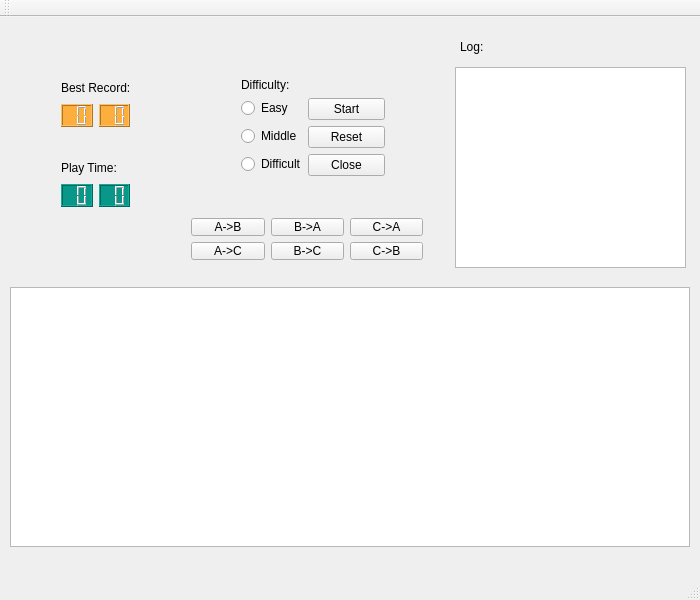
<?xml version="1.0" encoding="UTF-8"?>
<ui version="4.0">
 <class>MainWindow</class>
 <widget class="QMainWindow" name="MainWindow">
  <property name="geometry">
   <rect>
    <x>0</x>
    <y>0</y>
    <width>700</width>
    <height>600</height>
   </rect>
  </property>
  <property name="windowTitle">
   <string>MainWindow</string>
  </property>
  <widget class="QWidget" name="centralWidget">
   <widget class="QGraphicsView" name="graphicsView">
    <property name="geometry">
     <rect>
      <x>10</x>
      <y>270</y>
      <width>680</width>
      <height>260</height>
     </rect>
    </property>
   </widget>
   <widget class="QWidget" name="gridLayoutWidget">
    <property name="geometry">
     <rect>
      <x>180</x>
      <y>190</y>
      <width>254</width>
      <height>64</height>
     </rect>
    </property>
    <layout class="QGridLayout" name="gridLayout_2">
     <item row="0" column="2">
      <widget class="QPushButton" name="ctoaButton">
       <property name="text">
        <string>C-&gt;A</string>
       </property>
      </widget>
     </item>
     <item row="1" column="2">
      <widget class="QPushButton" name="ctobButton">
       <property name="text">
        <string>C-&gt;B</string>
       </property>
      </widget>
     </item>
     <item row="0" column="1">
      <widget class="QPushButton" name="btoaButton">
       <property name="text">
        <string>B-&gt;A</string>
       </property>
      </widget>
     </item>
     <item row="1" column="0">
      <widget class="QPushButton" name="atocButton">
       <property name="text">
        <string>A-&gt;C</string>
       </property>
      </widget>
     </item>
     <item row="0" column="0">
      <widget class="QPushButton" name="atobButton">
       <property name="text">
        <string>A-&gt;B</string>
       </property>
      </widget>
     </item>
     <item row="1" column="1">
      <widget class="QPushButton" name="btocButton">
       <property name="text">
        <string>B-&gt;C</string>
       </property>
      </widget>
     </item>
    </layout>
   </widget>
   <widget class="QWidget" name="gridLayoutWidget_2">
    <property name="geometry">
     <rect>
      <x>230</x>
      <y>50</y>
      <width>166</width>
      <height>124</height>
     </rect>
    </property>
    <layout class="QFormLayout" name="formLayout_2">
     <item row="0" column="0">
      <widget class="QLabel" name="labelDifficulty">
       <property name="text">
        <string>Difficulty:</string>
       </property>
      </widget>
     </item>
     <item row="1" column="0">
      <widget class="QRadioButton" name="easyRadioButton">
       <property name="text">
        <string>Easy</string>
       </property>
      </widget>
     </item>
     <item row="1" column="1">
      <widget class="QPushButton" name="startButton">
       <property name="text">
        <string>Start</string>
       </property>
      </widget>
     </item>
     <item row="2" column="0">
      <widget class="QRadioButton" name="middleRadioButton">
       <property name="text">
        <string>Middle</string>
       </property>
      </widget>
     </item>
     <item row="2" column="1">
      <widget class="QPushButton" name="resetButton">
       <property name="text">
        <string>Reset</string>
       </property>
      </widget>
     </item>
     <item row="3" column="0">
      <widget class="QRadioButton" name="difficultRadioButton">
       <property name="text">
        <string>Difficult</string>
       </property>
      </widget>
     </item>
     <item row="3" column="1">
      <widget class="QPushButton" name="closeButton">
       <property name="text">
        <string>Close</string>
       </property>
      </widget>
     </item>
    </layout>
   </widget>
   <widget class="QWidget" name="verticalLayoutWidget">
    <property name="geometry">
     <rect>
      <x>50</x>
      <y>50</y>
      <width>91</width>
      <height>71</height>
     </rect>
    </property>
    <layout class="QGridLayout" name="gridLayout">
     <item row="0" column="0">
      <widget class="QLabel" name="label">
       <property name="text">
        <string>Best Record:</string>
       </property>
      </widget>
     </item>
     <item row="1" column="0">
      <layout class="QHBoxLayout" name="horizontalLayout">
       <item>
        <widget class="QLCDNumber" name="lcdNumberBestMin">
         <property name="styleSheet">
          <string notr="true">background-color: rgb(252, 175, 62);</string>
         </property>
         <property name="digitCount">
          <number>2</number>
         </property>
        </widget>
       </item>
       <item>
        <widget class="QLCDNumber" name="lcdNumberBestSec">
         <property name="styleSheet">
          <string notr="true">background-color: rgb(252, 175, 62);</string>
         </property>
         <property name="digitCount">
          <number>2</number>
         </property>
        </widget>
       </item>
      </layout>
     </item>
    </layout>
   </widget>
   <widget class="QWidget" name="verticalLayoutWidget_2">
    <property name="geometry">
     <rect>
      <x>50</x>
      <y>130</y>
      <width>91</width>
      <height>71</height>
     </rect>
    </property>
    <layout class="QVBoxLayout" name="verticalLayout_2">
     <item>
      <widget class="QLabel" name="labelTime">
       <property name="text">
        <string>Play Time:</string>
       </property>
      </widget>
     </item>
     <item>
      <layout class="QHBoxLayout" name="horizontalLayout_2">
       <item>
        <widget class="QLCDNumber" name="lcdNumberMin">
         <property name="styleSheet">
          <string notr="true">background-color: rgb(8, 151, 137);</string>
         </property>
         <property name="digitCount">
          <number>2</number>
         </property>
        </widget>
       </item>
       <item>
        <widget class="QLCDNumber" name="lcdNumberSec">
         <property name="styleSheet">
          <string notr="true">background-color: rgb(8, 151, 137);</string>
         </property>
         <property name="digitCount">
          <number>2</number>
         </property>
        </widget>
       </item>
      </layout>
     </item>
    </layout>
   </widget>
   <widget class="QTextBrowser" name="textBrowser">
    <property name="geometry">
     <rect>
      <x>455</x>
      <y>50</y>
      <width>231</width>
      <height>201</height>
     </rect>
    </property>
   </widget>
   <widget class="QLabel" name="labelLog">
    <property name="geometry">
     <rect>
      <x>460</x>
      <y>20</y>
      <width>41</width>
      <height>20</height>
     </rect>
    </property>
    <property name="text">
     <string>Log:</string>
    </property>
   </widget>
   <widget class="QLabel" name="labelKeyInput">
    <property name="geometry">
     <rect>
      <x>492</x>
      <y>20</y>
      <width>191</width>
      <height>20</height>
     </rect>
    </property>
    <property name="text">
     <string/>
    </property>
   </widget>
  </widget>
  <widget class="QMenuBar" name="menuBar">
   <property name="geometry">
    <rect>
     <x>0</x>
     <y>0</y>
     <width>700</width>
     <height>25</height>
    </rect>
   </property>
  </widget>
  <widget class="QToolBar" name="mainToolBar">
   <attribute name="toolBarArea">
    <enum>TopToolBarArea</enum>
   </attribute>
   <attribute name="toolBarBreak">
    <bool>false</bool>
   </attribute>
  </widget>
  <widget class="QStatusBar" name="statusBar"/>
 </widget>
 <layoutdefault spacing="6" margin="11"/>
 <resources/>
 <connections>
  <connection>
   <sender>closeButton</sender>
   <signal>clicked()</signal>
   <receiver>MainWindow</receiver>
   <slot>close()</slot>
   <hints>
    <hint type="sourcelabel">
     <x>394</x>
     <y>174</y>
    </hint>
    <hint type="destinationlabel">
     <x>349</x>
     <y>299</y>
    </hint>
   </hints>
  </connection>
  <connection>
   <sender>startButton</sender>
   <signal>clicked()</signal>
   <receiver>MainWindow</receiver>
   <slot>onStartClicked()</slot>
   <hints>
    <hint type="sourcelabel">
     <x>394</x>
     <y>106</y>
    </hint>
    <hint type="destinationlabel">
     <x>562</x>
     <y>148</y>
    </hint>
   </hints>
  </connection>
  <connection>
   <sender>resetButton</sender>
   <signal>clicked()</signal>
   <receiver>MainWindow</receiver>
   <slot>onResetClicked()</slot>
   <hints>
    <hint type="sourcelabel">
     <x>394</x>
     <y>140</y>
    </hint>
    <hint type="destinationlabel">
     <x>504</x>
     <y>105</y>
    </hint>
   </hints>
  </connection>
  <connection>
   <sender>easyRadioButton</sender>
   <signal>toggled(bool)</signal>
   <receiver>MainWindow</receiver>
   <slot>onEasyToggled(bool)</slot>
   <hints>
    <hint type="sourcelabel">
     <x>286</x>
     <y>104</y>
    </hint>
    <hint type="destinationlabel">
     <x>215</x>
     <y>181</y>
    </hint>
   </hints>
  </connection>
  <connection>
   <sender>middleRadioButton</sender>
   <signal>toggled(bool)</signal>
   <receiver>MainWindow</receiver>
   <slot>onMiddleToggled(bool)</slot>
   <hints>
    <hint type="sourcelabel">
     <x>300</x>
     <y>138</y>
    </hint>
    <hint type="destinationlabel">
     <x>221</x>
     <y>116</y>
    </hint>
   </hints>
  </connection>
  <connection>
   <sender>difficultRadioButton</sender>
   <signal>toggled(bool)</signal>
   <receiver>MainWindow</receiver>
   <slot>onDifficultToggled(bool)</slot>
   <hints>
    <hint type="sourcelabel">
     <x>308</x>
     <y>172</y>
    </hint>
    <hint type="destinationlabel">
     <x>254</x>
     <y>152</y>
    </hint>
   </hints>
  </connection>
  <connection>
   <sender>atobButton</sender>
   <signal>clicked()</signal>
   <receiver>MainWindow</receiver>
   <slot>onAtoBClicked()</slot>
   <hints>
    <hint type="sourcelabel">
     <x>301</x>
     <y>186</y>
    </hint>
    <hint type="destinationlabel">
     <x>188</x>
     <y>244</y>
    </hint>
   </hints>
  </connection>
  <connection>
   <sender>atocButton</sender>
   <signal>clicked()</signal>
   <receiver>MainWindow</receiver>
   <slot>onAtoCClicked()</slot>
   <hints>
    <hint type="sourcelabel">
     <x>310</x>
     <y>244</y>
    </hint>
    <hint type="destinationlabel">
     <x>523</x>
     <y>206</y>
    </hint>
   </hints>
  </connection>
  <connection>
   <sender>btoaButton</sender>
   <signal>clicked()</signal>
   <receiver>MainWindow</receiver>
   <slot>onBtoAClicked()</slot>
   <hints>
    <hint type="sourcelabel">
     <x>396</x>
     <y>210</y>
    </hint>
    <hint type="destinationlabel">
     <x>220</x>
     <y>284</y>
    </hint>
   </hints>
  </connection>
  <connection>
   <sender>btocButton</sender>
   <signal>clicked()</signal>
   <receiver>MainWindow</receiver>
   <slot>onBtoCClicked()</slot>
   <hints>
    <hint type="sourcelabel">
     <x>310</x>
     <y>278</y>
    </hint>
    <hint type="destinationlabel">
     <x>480</x>
     <y>254</y>
    </hint>
   </hints>
  </connection>
  <connection>
   <sender>ctoaButton</sender>
   <signal>clicked()</signal>
   <receiver>MainWindow</receiver>
   <slot>onCtoAClicked()</slot>
   <hints>
    <hint type="sourcelabel">
     <x>396</x>
     <y>244</y>
    </hint>
    <hint type="destinationlabel">
     <x>30</x>
     <y>276</y>
    </hint>
   </hints>
  </connection>
  <connection>
   <sender>ctobButton</sender>
   <signal>clicked()</signal>
   <receiver>MainWindow</receiver>
   <slot>onCtoBClicked()</slot>
   <hints>
    <hint type="sourcelabel">
     <x>381</x>
     <y>268</y>
    </hint>
    <hint type="destinationlabel">
     <x>565</x>
     <y>275</y>
    </hint>
   </hints>
  </connection>
 </connections>
 <slots>
  <slot>onStartClicked()</slot>
  <slot>onEasyToggled(bool)</slot>
  <slot>onMiddleToggled(bool)</slot>
  <slot>onDifficultToggled(bool)</slot>
  <slot>onResetClicked()</slot>
  <slot>onAtoBClicked()</slot>
  <slot>onAtoCClicked()</slot>
  <slot>onBtoAClicked()</slot>
  <slot>onBtoCClicked()</slot>
  <slot>onCtoAClicked()</slot>
  <slot>onCtoBClicked()</slot>
 </slots>
</ui>
